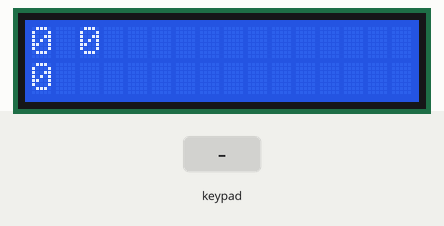
This sketch was run on a simulated Arduino Uno, built with avr-gcc and run on an emulated ATmega328P. Shown: 16×2 character LCD. Inputs (shaded band) come from the test bench.

Above: at 3.2 s.
3.3 s: keypad keys 0 1 2 3 A pressed 0.4 s apart
At 5.5 s:
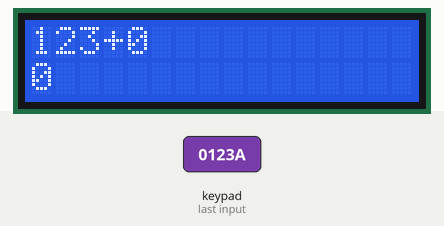
6.8 s: key 'C' pressed
At 8.1 s:
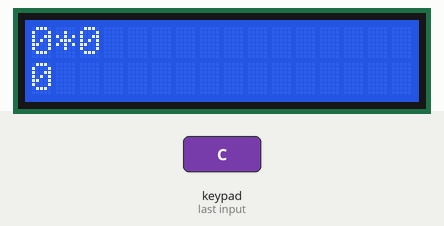
8.4 s: key '#' pressed
At 9.5 s:
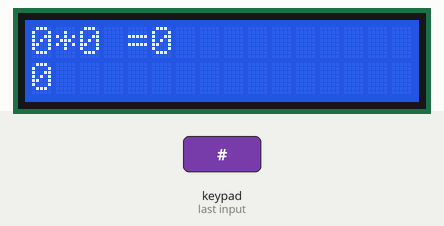
9.9 s: keypad keys 0 1 2 3 D pressed 0.4 s apart
At 13.0 s:
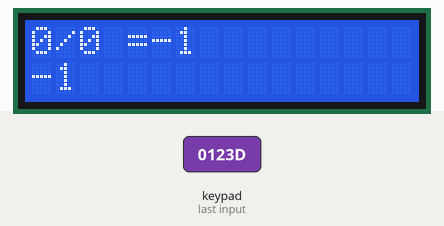
13.4 s: key 'A' pressed
At 14.3 s:
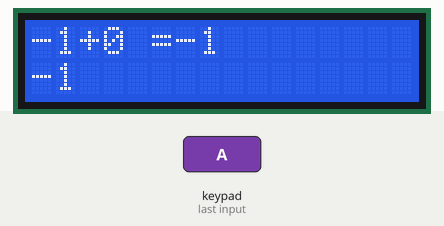
15.0 s: key 'B' pressed
Timing chart, 0 to 17.6 s (numbered marks = the images above; inputs shaded):
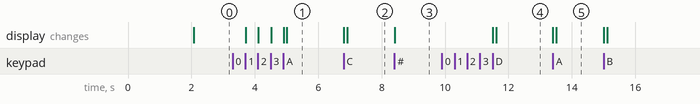

The sketch:

calculator.ino
```cpp
/*
 * កូដនេះ ប្រើសម្រាប់បង្កើតម៉ាស៊ីនគិតលេខធម្មតាមួយ ដើម្បីចូលរួមកម្មវិធីសាលាមេតូឌីស្ទកម្ពុជា
 * បើមានបញ្ហាក្នុងការយកកូដនេះទៅប្រើប្រាស់ អ្នកត្រូវបន្ថែម Library
*/

#include <LiquidCrystal.h>
#include <Keypad.h>

const byte ROWS = 4; // 4 ជួរដេក
const byte COLS = 4; // 4 ជួរឈរ

// កំណត់ Keypad
char keys[ROWS][COLS] = {

  {'1','2','3','A'},

  {'4','5','6','B'},

  {'7','8','9','C'},

  {'*','0','#','D'}

};

byte rowPins[ROWS] = { 0, 1, 2, 3 };// ភ្ជាប់ keypad ROW0, ROW1, ROW2 and ROW3 ទៅជើងនៃ Arduino.
byte colPins[COLS] = { 4, 5, 6, 7 }; // ភ្ជាប់ keypad COL0, COL1 and COL2 ទៅជើងនៃ Arduino.

Keypad kpd = Keypad( makeKeymap(keys), rowPins, colPins, ROWS, COLS ); //  បង្កើត Keypad

const int rs = 8, en = 9, d4 = 10, d5 = 11, d6 = 12, d7 = 13; //ជើងដែលត្រូវបានប្រើលើ LCD ដើម្បីភ្ជាប់ទៅ Arduino
LiquidCrystal lcd(rs, en, d4, d5, d6, d7);

 long Num1,Num2,Number;
 char key,action;
 boolean result = false;

void setup() {
  lcd.begin(16, 2); //យើងកំពុងប្រើ LCD 16*2
  lcd.print("Calculator"); //បង្ហាញពាក្យថា Calculator
  lcd.setCursor(0, 1);   // កំណត់ឲ្យ cursor បង្ហាញនូវជួរឈរទី0, បន្ទាត់ទី1
  lcd.print("MSC Science Fair"); //បង្ហាញអក្សរលើ LCD

  delay(2000); //រងចាំដើម្បីបង្ហាញពត៌មាន
  lcd.clear(); //បន្ទាប់មកលុបវាចេញ
}

void loop() {

  key = kpd.getKey(); //ផ្ទុកតម្លៃនៃការចុចទៅក្នុងអក្សរមួយ

  if (key!=NO_KEY)
  DetectButtons();

  if (result==true)
  CalculateResult();

  DisplayResult();
}

void DetectButtons()
{
    lcd.clear(); //បន្ទាប់មកលុបវាចេញ
    if (key=='*') //បើ Cancel ប៊ូតុងត្រូវបានចុច
    {Serial.println ("Button Cancel"); Number=Num1=Num2=0; result=false;}

     if (key == '1') //បើសិនប៊ូតុងលេខ 1 ត្រូវបានចុច
    {
      Serial.println ("Button 1");
      if (Number==0)
      Number=1;
    else
      Number = (Number*10) + 1; //ចុចពីរដង
    }

     if (key == '4') //If Button 4 is pressed
    {Serial.println ("Button 4");
    if (Number==0)
    Number=4;
    else
    Number = (Number*10) + 4; //ចុចពីរដង
    }

     if (key == '7') //If Button 7 is pressed
    {Serial.println ("Button 7");
    if (Number==0)
    Number=7;
    else
    Number = (Number*10) + 7; //ចុចពីរដង
    }


    if (key == '0')
    {Serial.println ("Button 0"); //Button 0 is Pressed
    if (Number==0)
    Number=0;
    else
    Number = (Number*10) + 0; //ចុចពីរដង
    }

     if (key == '2') //Button 2 is Pressed
    {Serial.println ("Button 2");
     if (Number==0)
    Number=2;
    else
    Number = (Number*10) + 2; //Pressed twice
    }

     if (key == '5')
    {Serial.println ("Button 5");
     if (Number==0)
    Number=5;
    else
    Number = (Number*10) + 5; //Pressed twice
    }

     if (key == '8')
    {Serial.println ("Button 8");
     if (Number==0)
    Number=8;
    else
    Number = (Number*10) + 8; //Pressed twice
    }


    if (key == '#')
    {Serial.println ("Button Equal");
    Num2=Number;
    result = true;
    }

     if (key == '3')
    {Serial.println ("Button 3");
     if (Number==0)
    Number=3;
    else
    Number = (Number*10) + 3; //Pressed twice
    }

     if (key == '6')
    {Serial.println ("Button 6");
    if (Number==0)
    Number=6;
    else
    Number = (Number*10) + 6; //Pressed twice
    }

     if (key == '9')
    {Serial.println ("Button 9");
    if (Number==0)
    Number=9;
    else
    Number = (Number*10) + 9; //Pressed twice
    }

      if (key == 'A' || key == 'B' || key == 'C' || key == 'D') //Detecting Buttons on Column 4
  {
    Num1 = Number;
    Number =0;
    if (key == 'A')
    {Serial.println ("Addition"); action = '+';}
     if (key == 'B')
    {Serial.println ("Subtraction"); action = '-'; }
     if (key == 'C')
    {Serial.println ("Multiplication"); action = '*';}
     if (key == 'D')
    {Serial.println ("Devesion"); action = '/';}

    delay(100);
  }

}

void CalculateResult()
{
  if (action=='+')
    Number = Num1+Num2;

  if (action=='-')
    Number = Num1-Num2;

  if (action=='*')
    Number = Num1*Num2;

  if (action=='/')
    Number = Num1/Num2;
}

void DisplayResult()
{
  lcd.setCursor(0, 0);   // set the cursor to column 0, line 1
  lcd.print(Num1); lcd.print(action); lcd.print(Num2);

  if (result==true)
  {lcd.print(" ="); lcd.print(Number);} //Display the result

  lcd.setCursor(0, 1); // set the cursor to column 0, line 1
  lcd.print(Number); //Display the result
}
```

Measured:
- after the input at 3.3 s, the display: first changes after 0.41 s (image 1 shows a later state)
- after the input at 6.8 s, the display: first changes at once (image 2 shows a later state)
- after the input at 8.4 s, the display: changes at once (image 3)
- after the input at 9.9 s, the display: first changes after 1.6 s (image 4 shows a later state)
- after the input at 13.4 s, the display: first changes at once (image 5 shows a later state)
